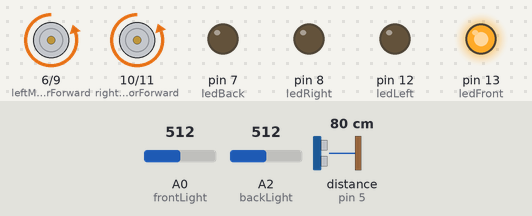
Bench run of a sketch on a simulated Arduino Uno, built with avr-gcc and run on an emulated ATmega328P. On the bench: motor-driver pin pairs drawn as motors (green arrow = first pin HIGH = forward, orange = second pin HIGH = backward, longer = more drive), output pins drawn as LEDs (lit = HIGH). Wiring (inferred from the names in the program): ultrasonic range finder: trigger pin 4; echo pin 5. Inputs (shaded band) come from the test bench; at power-on: distance to the obstacle (sensor on pin 5) 80 cm, A0 (frontLight) = 512, A2 (backLight) = 512. The echo pulse lasts 58.3 µs per cm; pins used as bus, display or sensor lines are not drawn.

Above: at 1.2 s.
1.3 s: distance to the obstacle (sensor on pin 5) set to 250 cm
At 1.49 s:
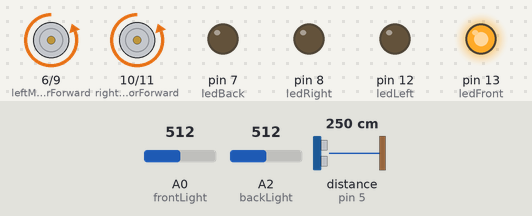
4.3 s: A0 (frontLight) set to 45
7.3 s: A0 (frontLight) set to 37
At 10.2 s:
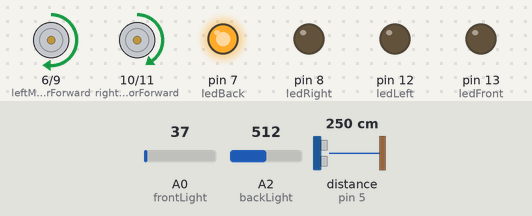
10.3 s: distance to the obstacle (sensor on pin 5) set to 2 cm
Timing chart, 0 to 11.6 s (numbered marks = the images above; inputs shaded):
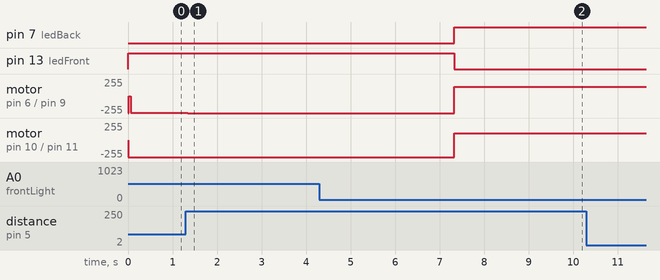

Measured:
- the behaviour switches between 41 and 40 on A0 (frontLight) (found by bisection; images 1 and 2)
- after the input at 1.3 s, motor on pin 6 (leftMotorForward) / pin 9 (leftMotorBackward): backward 252/255 → backward 255/255 after 0.05 s
- after the input at 7.3 s, pin 7 (ledBack): LOW → HIGH at once; pin 13 (ledFront): HIGH → LOW at once; motor on pin 6 (leftMotorForward) / pin 9 (leftMotorBackward): backward 255/255 → forward 140/255 at once; motor on pin 10 (rightMotorForward) / pin 11 (rightMotorBackward): backward 255/255 → forward 100/255 at once

The sketch:

sumoBotFINAL.ino
```cpp
/* Names: Mona Afshar, Shenelle Jayakody, Leo Farb
    Date: 04/18/2023
    Teacher: Mr. Wong
    Description: This code is for the sumobot to be able to detect when its going to fall off the board, moving forward, backward and finding the other robot.
    It will also be able to attack other robots to push them off the board.
*/

//distance sensors
const int frontDistTrig = 4;
const int frontDistEcho = 5;
const int backDistTrig = 2;
const int backDistEcho = 3;

//motor
const int leftMotorForward = 6;
const int leftMotorBackward = 9;
const int rightMotorForward = 10;
const int rightMotorBackward = 11;

//when computer port is on left side
const int frontLight = A0; //top right on board
const int backLight = A2; //top left on board
const int leftLight = A3; //bottom right on board
const int rightLight = A5; //bottom left on board

const int ledRight = 8; //BOTTOM RIGHT
const int ledLeft = 12; //TOP RIGHT
const int ledFront = 13; //TOP LEFT
const int ledBack = 7; //BOTTOM LEFT

long duration;
int distanceCm;

const int colour = 140;
void setup()
{
  pinMode(leftMotorForward , OUTPUT);
  pinMode(leftMotorBackward, OUTPUT);
  pinMode(rightMotorForward, OUTPUT);
  pinMode(rightMotorBackward, OUTPUT);

  pinMode(frontDistTrig, OUTPUT);
  pinMode(frontDistEcho, INPUT);
  pinMode(backDistTrig, OUTPUT);
  pinMode(backDistEcho, INPUT);

  pinMode(frontLight, INPUT);
  pinMode(leftLight, INPUT);
  pinMode(rightLight, INPUT);
  pinMode(backLight, INPUT);

  pinMode(ledRight, OUTPUT);
  pinMode(ledLeft, OUTPUT);
  pinMode(ledFront, OUTPUT);
  pinMode(ledBack, OUTPUT);

  Serial.begin(9600);
}
void loop()
{
  detectColour();
  if (sendForwardUltrasonic() < 10)
    attackForward();
  else if (sendForwardUltrasonic() < 50)
    moveForward();
  else
    locate();
}

void detectColour() {
  if (analogRead (frontLight) > (colour - 100)) {
    moveBackward();
    digitalWrite(ledFront, HIGH);
    digitalWrite(ledBack, LOW);
    digitalWrite(ledLeft, LOW);
    digitalWrite(ledRight, LOW);
  }
  else if (analogRead (backLight) > colour) {
    moveForward();
    digitalWrite(ledFront, LOW);
    digitalWrite(ledBack, HIGH);
    digitalWrite(ledLeft, LOW);
    digitalWrite(ledRight, LOW);
  }
  else if (analogRead (leftLight) > colour) {
    moveRight();
    digitalWrite(ledFront, LOW);
    digitalWrite(ledBack, LOW);
    digitalWrite(ledLeft, HIGH);
    digitalWrite(ledRight, LOW);
  }
  else if (analogRead (rightLight) > (colour-10)) {
    moveLeft();
    digitalWrite(ledFront, LOW);
    digitalWrite(ledBack, LOW);
    digitalWrite(ledLeft, LOW);
    digitalWrite(ledRight, HIGH);
  }

}

int sendForwardUltrasonic() {
  digitalWrite(frontDistTrig, LOW);
  delayMicroseconds(2);
  digitalWrite(frontDistTrig, HIGH);
  delayMicroseconds(10);
  digitalWrite(frontDistTrig, LOW);
  duration = pulseIn(frontDistEcho, HIGH);
  distanceCm = duration * 0.034 / 2;
  return distanceCm;
}

int sendBackwardUltrasonic() {
  digitalWrite(backDistTrig, LOW);
  delayMicroseconds(2);
  digitalWrite(backDistTrig, HIGH);
  delayMicroseconds(10);
  digitalWrite(backDistTrig, LOW);
  duration = pulseIn(backDistEcho, HIGH);
  distanceCm = duration * 0.034 / 2;
  return distanceCm;
}

void moveForward() {
  analogWrite(rightMotorForward, 100);
  analogWrite(leftMotorForward, 140);
  analogWrite(leftMotorBackward, 0);
  analogWrite(rightMotorBackward, 0);
}

void attackForward() {
  analogWrite(rightMotorForward, 255);
  analogWrite(leftMotorForward, 255);
  analogWrite(leftMotorBackward, 0);
  analogWrite(rightMotorBackward, 0);
}

void moveBackward() {
  analogWrite(leftMotorForward, 0);
  analogWrite(rightMotorForward, 0);
  analogWrite(leftMotorBackward, 255);//160
  analogWrite(rightMotorBackward, 255);//150
}

void moveRight() {
  analogWrite(leftMotorForward, 255);//was 100
  analogWrite(rightMotorForward, 0);
  analogWrite(leftMotorBackward, 0);
  analogWrite(rightMotorBackward, 255);//was 90
}

void locate() {
  analogWrite(leftMotorForward, 150);//was 100
  analogWrite(rightMotorForward, 0);
  analogWrite(leftMotorBackward, 0);
  analogWrite(rightMotorBackward, 100);//was 90
}

void moveLeft() {
  analogWrite(leftMotorForward, 0);
  analogWrite(rightMotorForward, 255);//was 77
  analogWrite(leftMotorBackward, 255);//was 100
  analogWrite(rightMotorBackward, 0);
}

void stopAll() {
  analogWrite(leftMotorForward, 0);
  analogWrite(rightMotorForward, 0);
  analogWrite(leftMotorBackward, 0);
  analogWrite(rightMotorBackward, 0);
}
```
